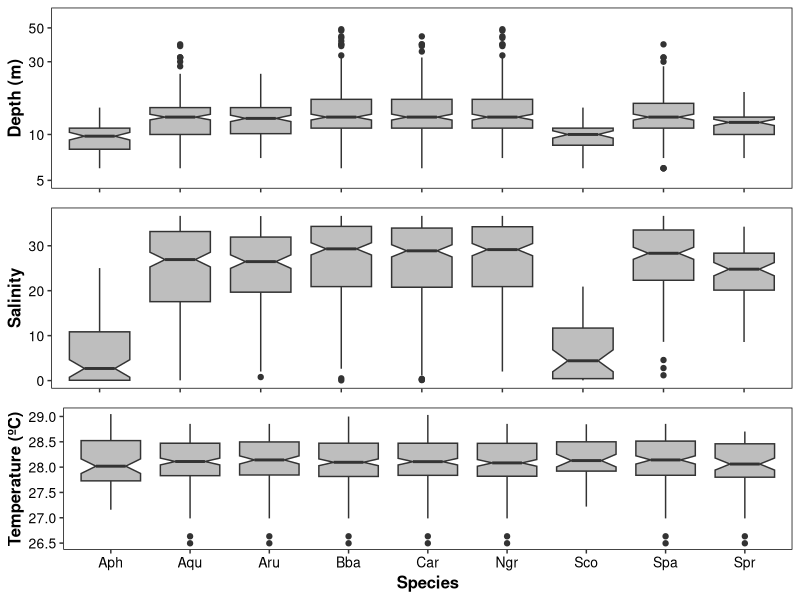

Reproduce this figure in R. (Note: this script raises an error after producing the figure.)
# Loading packages #
library(ggplot2)
library(gridExtra)
library(reshape)
library(vegan)

# Importing the dataset #
trawlings<-read.table("data/trawling data.txt",header=T)
avg_salinity<-read.table("data/avg. salinity.txt",header=T)
trawlings<-merge(trawlings,avg_salinity)

# Renaming species for further plotting #
trawlings$species<-as.factor(trawlings$species)
levels(trawlings$species)[1]<-"Aph"
levels(trawlings$species)[2]<-"Aqu"
levels(trawlings$species)[3]<-"Aru"
levels(trawlings$species)[4]<-"Bba"
levels(trawlings$species)[5]<-"Car"
levels(trawlings$species)[6]<-"Ngr"
levels(trawlings$species)[7]<-"Sco"
levels(trawlings$species)[8]<-"Spa"
levels(trawlings$species)[9]<-"Spr"

# Average differences in sites that each species occurred #
anova(lm(log(trawlings$prof)~trawlings$species)) # significant p-value
anova(lm(log(trawlings$sal)~trawlings$species)) # significant p-value
anova(lm(log(trawlings$sal_avg)~trawlings$species)) # significant p-value
anova(lm(log(trawlings$temp)~trawlings$species)) # non-significant p-value

# Plotting Figure 3 #
Depth<-ggplot()+
  geom_boxplot(aes(x=trawlings$species,y=trawlings$prof),
               notch=TRUE,fill="grey")+
  xlab("Species")+
  ylab("Depth (m)")+
  scale_y_log10(limits = c(5,60))+
  theme(panel.background = element_rect(fill = "white", colour = "black", size = 0.5), # opcoes graficas
        panel.grid.major = element_line(colour = NA),
        panel.grid.minor = element_line(colour = NA),
        axis.text = element_text(colour = "black", size = 10),
        axis.text.x = element_blank(),
        axis.title.x=element_blank(),
        axis.title = element_text(colour = "black", size = 12, face = "bold"),
        legend.title = element_blank(),
        legend.background = element_rect(fill = "white"),
        legend.text = element_text(face = "bold", colour = "black", size = 16))

Salinity<-ggplot()+
  geom_boxplot(aes(x=trawlings$species,y=trawlings$sal_avg),
               notch=TRUE,fill="grey")+
  ylab("Salinity")+
  theme(panel.background = element_rect(fill = "white", colour = "black", size = 0.5), # opcoes graficas
        panel.grid.major = element_line(colour = NA),
        panel.grid.minor = element_line(colour = NA),
        axis.text = element_text(colour = "black", size = 10),
        axis.text.x = element_blank(),
        axis.title.x=element_blank(),
        axis.title = element_text(colour = "black", size = 12, face = "bold"),
        legend.title = element_blank(),
        legend.background = element_rect(fill = "white"),
        legend.text = element_text(face = "bold", colour = "black", size = 16))

Temperature<-ggplot()+
  geom_boxplot(aes(x=trawlings$species,y=trawlings$temp),
               notch=TRUE,fill="grey")+
  xlab("Species")+
  ylab("Temperature (ºC)")+
  theme(panel.background = element_rect(fill = "white", colour = "black", size = 0.5), # opcoes graficas
        panel.grid.major = element_line(colour = NA),
        panel.grid.minor = element_line(colour = NA),
        axis.text = element_text(colour = "black", size = 10),
        axis.title = element_text(colour = "black", size = 12, face = "bold"),
        legend.title = element_blank(),
        legend.background = element_rect(fill = "white"),
        legend.text = element_text(face = "bold", colour = "black", size = 16))

figure3<-grid.arrange(Depth,Salinity,Temperature,nrow=3)
ggsave("Figures/Figure 3.png",figure3,dpi=600,height=24,width=16,units=c("cm"))

# PCA for environmental variables #
env<-aggregate(trawlings[,c(7,9,11)],list(trawlings$trawl),mean)
row.names(env)<-env$Group.1
env<-env[,-1]
pc.env<-princomp(decostand(env,method="standardize"),cor=TRUE)
eigenvals(pc.env) #Selecting first axis by Kaiser-Guttman criterion
summary(pc.env) #First axis explains 53.4% of total variation
pc.env$loadings #Depth and salinity are positively related to the first PC
scores<-pc.env$scores
loadings<-as.data.frame(pc.env$loadings[c(1:3),])
write.table(scores,"results/env_pcs.txt")


# Is environment spatially constrained? #
# PCA for environmental variables #
env<-aggregate(trawlings[,c(6,5,7:9)],list(trawlings$trawl),mean)
row.names(env)<-env$Group.1
env<-env[,-1]

library(geosphere)
distlin<-distm(env[,1:2])/1000
library(vegan)
mantel(distlin,vegdist(decostand(env,method="standardize"),method="euclidean"))
